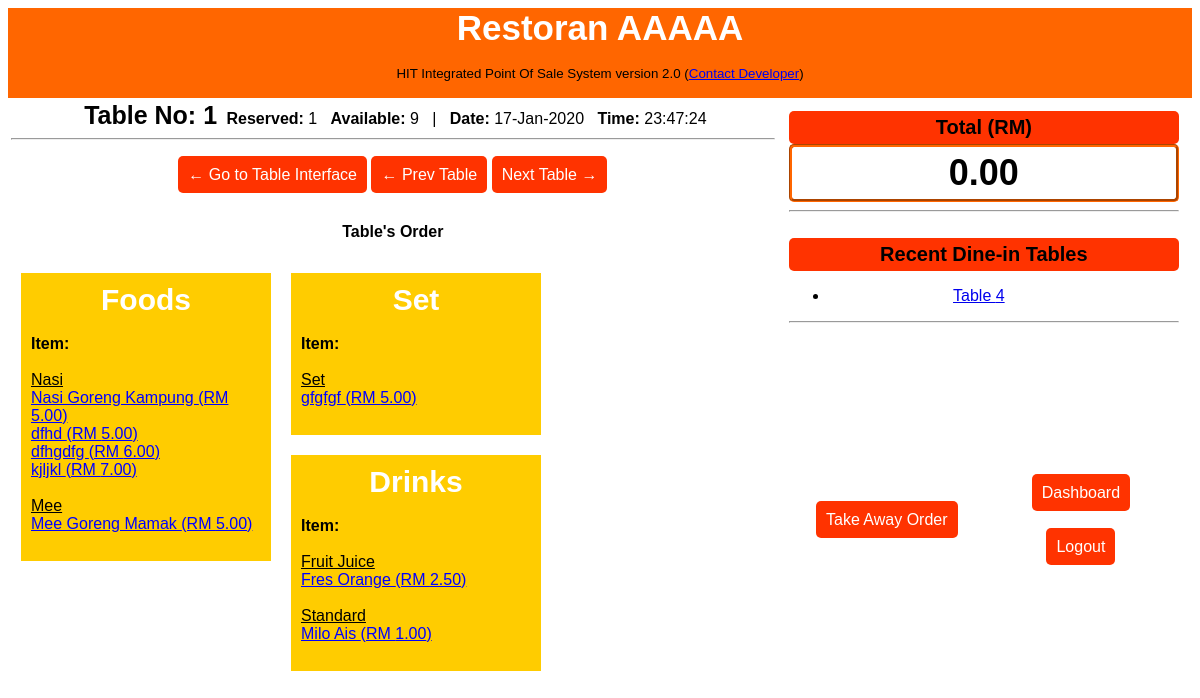
Screenshot of /cashiers/add_order.php?table_no=1 (signed in) with the database file from the repository.
### tables this page shows
CREATE TABLE `types` (
  `type_id` int(11) NOT NULL,
  `type_name` varchar(255) NOT NULL
);

CREATE TABLE `categorys` (
  `category_id` int(11) NOT NULL,
  `category_name` varchar(255) NOT NULL,
  `category_type` varchar(255) NOT NULL,
  `category_date` varchar(255) NOT NULL,
  `category_user` varchar(255) NOT NULL
);

CREATE TABLE `items` (
  `item_id` int(11) NOT NULL,
  `item_name` varchar(255) NOT NULL,
  `item_category` varchar(255) NOT NULL,
  `item_type` varchar(255) NOT NULL,
  `item_price` varchar(255) NOT NULL,
  `item_picture` varchar(255) NOT NULL,
  `item_date` varchar(255) NOT NULL,
  `item_user` varchar(255) NOT NULL,
  `item_desc` text NOT NULL,
  `item_short` varchar(255) NOT NULL,
  `item_promo` varchar(255) NOT NULL
);

CREATE TABLE `tables` (
  `table_id` int(11) NOT NULL,
  `table_no` varchar(255) NOT NULL,
  `table_status` varchar(255) NOT NULL,
  `table_date` varchar(255) NOT NULL,
  `table_user` varchar(255) NOT NULL
);

### cashiers/add_order.php (the view, shortened to what this page needs)
<?php
if(isset($_SESSION["user_name"])){
require_once("includes/connection.php");
$table_no = $_GET["table_no"];
require_once("template/._header.php");
$qtable = mysqli_query($conn, "SELECT * FROM tables");
$nqtable = mysqli_num_rows($qtable);
$next = $table_no + 1;
if($next > $nqtable){
	$next_table = 1;
}else{
	$next_table = $next;
}
$prev = $table_no - 1;
if($prev <= 0){
	$prev_table = $nqtable;
}else{
	$prev_table = $prev;
}
$available = "0";
$reserved = "1";
$qtable_ava = mysqli_query($conn, "SELECT * FROM tables WHERE table_status = '{$available}'");
$rwqt_ava = mysqli_num_rows($qtable_ava);
$qtable_res = mysqli_query($conn, "SELECT * FROM tables WHERE table_status = '{$reserved}'");
$rwqt_res = mysqli_num_rows($qtable_res);
if(isset($_GET["table_no"])){
	$table_no = $_GET["table_no"];
?>
<div align="center" style="height:500px;">
	<strong style="font-size:25px; padding: 5px;">Table No: <?= $table_no ?></strong>
	<strong>Reserved:</strong> <?= $rwqt_res ?> &nbsp;
    <strong>Available:</strong> <?= $rwqt_ava ?> &nbsp; | &nbsp;
	<strong>Date:</strong> <?= date("d-M-Y",time() - 54000) ?>  &nbsp;
            <strong>Time:</strong> <?= date("H:i:s",time() + 54000) ?>
<hr />
<br />
	<div id="rb_menu">
    	<a href="index.php">&larr; Go to Table Interface</a> <a href="table.php?table_no=<?= $prev_table ?>">&larr; Prev Table</a> <a href="table.php?table_no=<?= $next_table ?>">Next Table &rarr;</a>
	</div>
    <br />
      <h4>Table's Order</h4>
     <?php
	 	$qtype = mysqli_query($conn, "SELECT * FROM types");
			while($rqtype = mysqli_fetch_array($qtype)){
				$type_name = $rqtype["type_name"];
	 ?>
        <div id="type_label_menu" style="" align="center" class="e">
                <div align="center">
                <strong style="font-size:30px; color:#fff;"><?= $rqtype["type_name"] ?></strong><br /><br />
                <div align="left">
                    <strong>Item:</strong><br /><br />
				<?php
                $qcategory = mysqli_query($conn, "SELECT * FROM categorys WHERE category_type = '{$type_name}'");
                while($rqcategory = mysqli_fetch_array($qcategory)){
					$category_name = $rqcategory["category_name"];
                ?>
                <u><?= $rqcategory["category_name"] ?></u><br />
					<?php
                    $qitem = mysqli_query($conn, "SELECT * FROM items WHERE item_category = '{$category_name}'");
                    while($rqitem = mysqli_fetch_array($qitem)){
                    ?>
                    <div id="menu_list">
                    	<a href="add_order_item.php?table_no=<?= $table_no ?>&item_id=<?= $rqitem["item_id"] ?>&type_name=<?= $rqtype["type_name"] ?>">
                    	<?= $rqitem["item_name"] ?> (RM <?= number_format($rqitem["item_price"], 2) ?>)<br />
                    	</a>
                    </div>
                    <?php
					}
					?>
                <br />
                <?php
				}
				?>
                </div>
              </div>
           </div>
  		<?php
			}
		?>
</div>
<?php
}else{
	header("Location: index.php");
}
?>
</td>
        <td width="35%" valign="top">
            <div id="right_bar">
                <div id="rb_total">
                    <div align="center" id="rbt_rm" style="background:#F30; border-radius:5px; padding:5px;">
                        <strong style="font-size:20px;">Total (RM)</strong>
                    </div>
                    <div id="rbt_valu" style="border:#F60 groove; border-radius:5px; padding:5px;" align="center">
                        <strong style="font-size:36px">0.00</strong>
                    </div>
                </div>
         <hr />
         <div align="center" id="rb_recent_tables" style="height:250px;">
         	<br />
            <div align="center" id="rbt_rm" style="background:#F30; border-radius:5px; padding:5px;">
            <strong style="font-size:20px;">Recent Dine-in Tables</strong>
            </div>
            <ul style="padding-right:50px;">
            	<?php
				$full = "1";
            	$qtable = mysqli_query($conn, "SELECT * FROM tables WHERE table_status = '{$full}' LIMIT 10");
				if($numqtable = "0"){
					echo "Sorry, no recent order yet";
				}else{
				while($rqtable = mysqli_fetch_array($qtable)){
            ?>
            	<li><a href="table.php?table_no=<?= $rqtable["table_no"] ?>">Table <?= $rqtable["table_no"] ?></a></li>
			<?php
				}
				}
			?>
            </ul>
         <hr /></div>
         <table width="100%" height="100" border="0">
         	<tr>
         		<td width="50%" >
                	<div align="center" id="rb_menu">
                    	<a href="">Take Away Order</a>
                    </div>
                </td>
                <td>
                	<div align="center" id="rb_menu">
                		<a href="dashboard.php">Dashboard</a><br /><br /><br />
                		<a href="">Logout</a>
                   	</div>
                </td>
         	</tr>
         </table>
         </div>
         </td>
     </tr>
</table>
</body>
</html>
<?php
}else{
	header("Location: ../index.php");
}
?>

### cashiers/template/style.css (style rules this page uses)
body { font-family:Verdana, Geneva, sans-serif; }
div#right_bar { background:#fff; padding: 10px; }
div#rb_menu > a { background:#F30; color:#FFF; padding:10px; border-radius:5px; font-size:16px; text-decoration:none; }
div#type_label_menu { float: left; margin:10px; width:230px; height:auto; padding:10px; background:#FC0; text-decoration:none; }
div#menu_list > a { color:#00F; }

### rows the page displays
types: type_name "Foods"
categorys: category_name "Nasi"
items: item_name "Nasi Goreng Kampung", item_price "5.00"
items: item_name "dfhd", item_price "5.00"
items: item_name "dfhgdfg", item_price "6.00"
items: item_name "kjljkl", item_price "7.00"
categorys: category_name "Mee"
items: item_name "Mee Goreng Mamak", item_price "5.00"
types: type_name "Set"
categorys: category_name "Set"
items: item_name "gfgfgf", item_price "5.00"
types: type_name "Drinks"
categorys: category_name "Fruit Juice"
items: item_name "Fres Orange", item_price "2.50"
categorys: category_name "Standard"
items: item_name "Milo Ais", item_price "1.00"
tables: table_no "4"

### other values shown
$table_no "1"
$rwqt_res "1"
$rwqt_ava "9"
